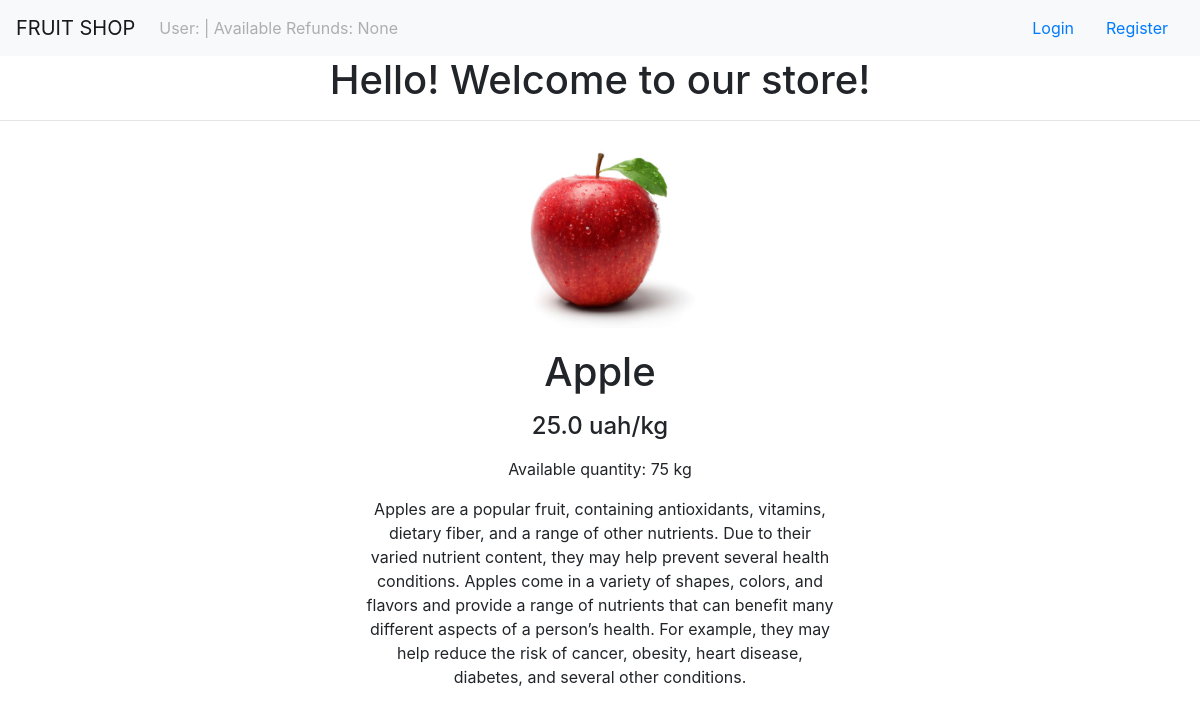
/products/1, run on the app's committed database.
### products/models.py (models this page shows, shortened)
class Product(models.Model):
    name = models.CharField(max_length=100)
    description = models.TextField(blank=True, null=True)
    price = models.FloatField(blank=True, null=True)
    image = models.ImageField(upload_to='media/', blank=True, null=True)
    stock_quantity = models.PositiveIntegerField(blank=True, null=True)

### products/views.py (the view)
# urls.py: path('products/<int:pk>', views.ProductDetailView.as_view(), name='product_detail'),
class ProductDetailView(DetailView):
    model = product_models.Product

### products/context_processors.py (called while the page is built)
def available_refunds(request):
    available_refunds_count = None
    if request.user.is_superuser:
        available_refunds_count = models.Refund.objects.all().count()
    return {'AVAILABLE_REFUNDS': available_refunds_count}

### products/templates/products/product_detail.html (shortened to what this page needs)
{% extends 'products/base.html' %}
{% block content%}
<center>
<div class="col-5">
    <img class="img-fluid" src="{{ product.image.url }}" width="200" height="200" alt="{{ product.name }}">
    <p><h1>{{ product.name }}</h1></p>
    <p><h4>{{ product.price }} uah/kg </h4></p>
    <p>Available quantity: {{ product.stock_quantity }} kg</p>
    <p>{{ product.description }}</p>
</div>
</center>
{% endblock%}

### products/templates/products/base.html (shortened to what this page needs)
<!DOCTYPE html>
<html lang="en">
<head>
    <link rel="stylesheet" href="https://stackpath.bootstrapcdn.com/bootstrap/4.5.0/css/bootstrap.min.css"
>
</head>
<body>
<nav class="navbar navbar-expand-lg navbar-light bg-light">
    <a class="navbar-brand" href="{% url 'product_list_page' %}">FRUIT SHOP</a>
    <div class="collapse navbar-collapse" id="navbarSupportedContent">
        <ul class="navbar-nav mr-auto">
            <li class="nav-item">
                <a class="nav-link disabled" href="#" tabindex="-1" aria-disabled="true">
                    {% if user.is_authenticated and not user.is_staff %}
                    User: {{ user.username }} |
                    Wallet: {{ user.wallet }} uah
                    {% else %}
                    User: {{ user.username }} |
                    Available Refunds: {{ AVAILABLE_REFUNDS }}</a>
                    {% endif %}
            </li>
        </ul>
        {% if user.is_authenticated %}
        <a class="nav-link" href="{% url 'logout' %}">Logout</a>
        {% else %}
        <a class="nav-link" href="{% url 'login' %}">Login</a>
        <a class="nav-link" href="{% url 'register' %}">Register</a>
        {% endif %}
    </div>
</nav>
<center>
    {% if user.is_authenticated %}
    <h1>Hello {{user.username}}! Welcome to our store!</h1><hr>
    {% else %}
    <h1>Hello! Welcome to our store!</h1><hr>
    {% endif %}
</center>
{% block content%}
{% endblock%}
</body>
</html>

### data on the page
Product: image (picture), name "Apple", price "25.0", stock_quantity "75", description "Apples are a popular fruit, containing antioxidants, vitamins, dietary fiber, and a range of other nutrients. Due to their varied nutrient content, they may help prevent several health conditions. Apples come in a variety of shapes, colors, and flavors and provide a range of nutrients that can benefit many different aspects of a person’s health. For example, they may help reduce the risk of cancer, obesity, heart disease, diabetes, and several other conditions."

### other printed values
{{ AVAILABLE_REFUNDS }} "None"
